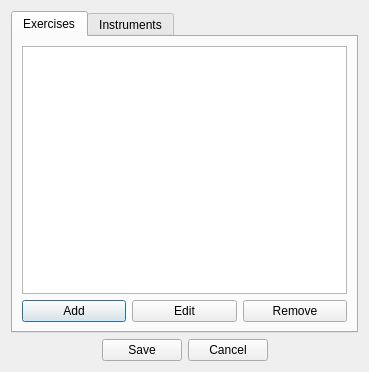
<?xml version="1.0" encoding="UTF-8"?>
<ui version="4.0">
 <class>SettingsWindow</class>
 <widget class="QDialog" name="SettingsWindow">
  <property name="geometry">
   <rect>
    <x>0</x>
    <y>0</y>
    <width>369</width>
    <height>372</height>
   </rect>
  </property>
  <property name="windowTitle">
   <string>Dialog</string>
  </property>
  <layout class="QGridLayout" name="gridLayout">
   <item row="0" column="0">
    <layout class="QVBoxLayout" name="verticalLayout_2">
     <item>
      <widget class="QTabWidget" name="tabWidget">
       <property name="currentIndex">
        <number>0</number>
       </property>
       <widget class="QWidget" name="exerciseTab">
        <attribute name="title">
         <string>Exercises</string>
        </attribute>
        <layout class="QVBoxLayout" name="verticalLayout">
         <item>
          <widget class="QListWidget" name="exerciseList"/>
         </item>
         <item>
          <layout class="QHBoxLayout" name="horizontalLayout">
           <item>
            <widget class="QPushButton" name="addButton">
             <property name="text">
              <string>Add</string>
             </property>
            </widget>
           </item>
           <item>
            <widget class="QPushButton" name="editButton">
             <property name="text">
              <string>Edit</string>
             </property>
            </widget>
           </item>
           <item>
            <widget class="QPushButton" name="removeButton">
             <property name="text">
              <string>Remove</string>
             </property>
            </widget>
           </item>
          </layout>
         </item>
        </layout>
       </widget>
       <widget class="QWidget" name="instrumentsTab">
        <property name="accessibleName">
         <string/>
        </property>
        <attribute name="title">
         <string>Instruments</string>
        </attribute>
        <layout class="QHBoxLayout" name="horizontalLayout_3">
         <item>
          <layout class="QVBoxLayout" name="verticalLayout_3">
           <item>
            <widget class="QLabel" name="label">
             <property name="text">
              <string>Choose the instrument to use. You can preview the sound using the play button.</string>
             </property>
             <property name="wordWrap">
              <bool>true</bool>
             </property>
            </widget>
           </item>
           <item>
            <widget class="QLabel" name="label_2">
             <property name="text">
              <string>Warning: some instruments may be missing, depending on the MIDI library shipped with your operating system.</string>
             </property>
             <property name="wordWrap">
              <bool>true</bool>
             </property>
            </widget>
           </item>
           <item>
            <layout class="QHBoxLayout" name="horizontalLayout_4">
             <item>
              <widget class="QListWidget" name="instrumentList"/>
             </item>
             <item>
              <widget class="QPushButton" name="previewButton">
               <property name="text">
                <string>Preview</string>
               </property>
              </widget>
             </item>
            </layout>
           </item>
          </layout>
         </item>
        </layout>
       </widget>
      </widget>
     </item>
     <item>
      <layout class="QHBoxLayout" name="horizontalLayout_2">
       <item>
        <spacer name="horizontalSpacer">
         <property name="orientation">
          <enum>Qt::Horizontal</enum>
         </property>
         <property name="sizeHint" stdset="0">
          <size>
           <width>40</width>
           <height>20</height>
          </size>
         </property>
        </spacer>
       </item>
       <item>
        <widget class="QPushButton" name="saveButton">
         <property name="text">
          <string>Save</string>
         </property>
        </widget>
       </item>
       <item>
        <widget class="QPushButton" name="cancelButton">
         <property name="text">
          <string>Cancel</string>
         </property>
        </widget>
       </item>
       <item>
        <spacer name="horizontalSpacer_2">
         <property name="orientation">
          <enum>Qt::Horizontal</enum>
         </property>
         <property name="sizeHint" stdset="0">
          <size>
           <width>40</width>
           <height>20</height>
          </size>
         </property>
        </spacer>
       </item>
      </layout>
     </item>
    </layout>
   </item>
  </layout>
 </widget>
 <resources/>
 <connections/>
</ui>
